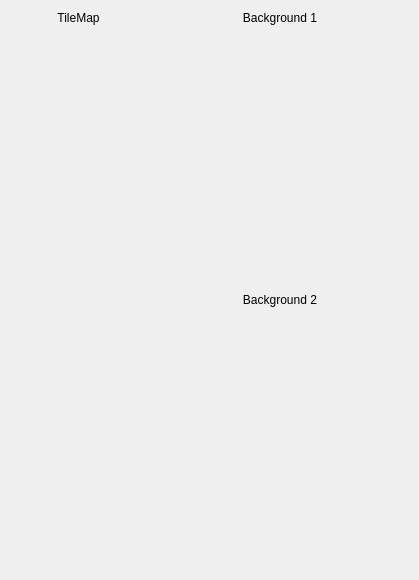
<?xml version="1.0" encoding="UTF-8"?>
<ui version="4.0">
 <class>OamDialog</class>
 <widget class="QDialog" name="OamDialog">
  <property name="geometry">
   <rect>
    <x>0</x>
    <y>0</y>
    <width>413</width>
    <height>574</height>
   </rect>
  </property>
  <property name="sizePolicy">
   <sizepolicy hsizetype="Fixed" vsizetype="Fixed">
    <horstretch>0</horstretch>
    <verstretch>0</verstretch>
   </sizepolicy>
  </property>
  <property name="windowTitle">
   <string>Maps</string>
  </property>
  <layout class="QHBoxLayout" name="horizontalLayout">
   <item>
    <layout class="QVBoxLayout" name="verticalLayout">
     <item>
      <widget class="QLabel" name="label">
       <property name="text">
        <string>TileMap</string>
       </property>
       <property name="alignment">
        <set>Qt::AlignCenter</set>
       </property>
      </widget>
     </item>
     <item>
      <widget class="TileMap" name="tileMap" native="true">
       <property name="sizePolicy">
        <sizepolicy hsizetype="Fixed" vsizetype="Fixed">
         <horstretch>0</horstretch>
         <verstretch>0</verstretch>
        </sizepolicy>
       </property>
       <property name="minimumSize">
        <size>
         <width>135</width>
         <height>407</height>
        </size>
       </property>
       <property name="maximumSize">
        <size>
         <width>135</width>
         <height>407</height>
        </size>
       </property>
       <property name="autoFillBackground">
        <bool>false</bool>
       </property>
       <property name="styleSheet">
        <string notr="true">border-color: rgb(0, 0, 0);</string>
       </property>
      </widget>
     </item>
     <item>
      <spacer name="verticalSpacer">
       <property name="orientation">
        <enum>Qt::Vertical</enum>
       </property>
       <property name="sizeHint" stdset="0">
        <size>
         <width>20</width>
         <height>40</height>
        </size>
       </property>
      </spacer>
     </item>
    </layout>
   </item>
   <item>
    <layout class="QVBoxLayout" name="verticalLayout_2">
     <item>
      <widget class="QLabel" name="label_3">
       <property name="text">
        <string>Background 1</string>
       </property>
       <property name="alignment">
        <set>Qt::AlignCenter</set>
       </property>
      </widget>
     </item>
     <item>
      <widget class="Background" name="background1" native="true">
       <property name="minimumSize">
        <size>
         <width>256</width>
         <height>256</height>
        </size>
       </property>
       <property name="maximumSize">
        <size>
         <width>256</width>
         <height>256</height>
        </size>
       </property>
       <property name="autoFillBackground">
        <bool>false</bool>
       </property>
       <property name="styleSheet">
        <string notr="true">border-color: rgb(0, 0, 0);</string>
       </property>
      </widget>
     </item>
     <item>
      <widget class="QLabel" name="label_2">
       <property name="text">
        <string>Background 2</string>
       </property>
       <property name="alignment">
        <set>Qt::AlignCenter</set>
       </property>
      </widget>
     </item>
     <item>
      <widget class="Background" name="background2" native="true">
       <property name="minimumSize">
        <size>
         <width>256</width>
         <height>256</height>
        </size>
       </property>
       <property name="maximumSize">
        <size>
         <width>256</width>
         <height>256</height>
        </size>
       </property>
       <property name="autoFillBackground">
        <bool>false</bool>
       </property>
       <property name="styleSheet">
        <string notr="true">border-color: rgb(0, 0, 0);</string>
       </property>
      </widget>
     </item>
    </layout>
   </item>
  </layout>
 </widget>
 <customwidgets>
  <customwidget>
   <class>TileMap</class>
   <extends>QWidget</extends>
   <header>../tilemap.h</header>
   <container>1</container>
  </customwidget>
  <customwidget>
   <class>Background</class>
   <extends>QWidget</extends>
   <header>../background.h</header>
   <container>1</container>
  </customwidget>
 </customwidgets>
 <resources/>
 <connections/>
</ui>
